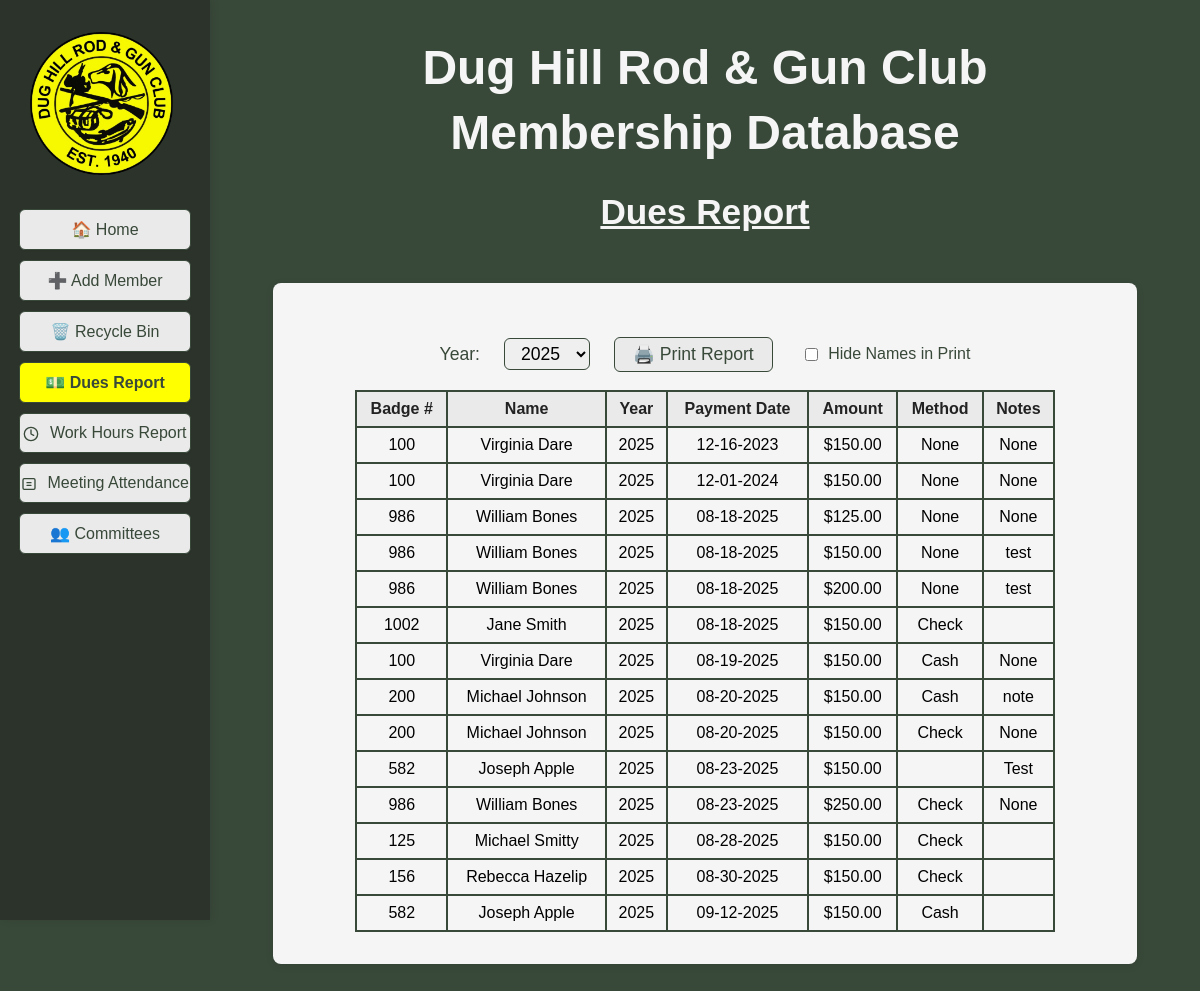
The page /dues_report on the database its author committed.
### tables this page shows
CREATE TABLE "dues" (
            id INTEGER PRIMARY KEY AUTOINCREMENT,
            member_id INTEGER,
            payment_date TEXT,
            year TEXT DEFAULT (strftime('%Y','now')),
            amount REAL,
            method TEXT,
            notes TEXT,
            FOREIGN KEY (member_id) REFERENCES members(id) ON DELETE CASCADE
        );

CREATE TABLE members (
                id INTEGER PRIMARY KEY AUTOINCREMENT,
                badge_number TEXT,
                membership_type TEXT,
                first_name TEXT,
                last_name TEXT,
                dob TEXT,
                email TEXT,
                phone TEXT,
                address TEXT,
                city TEXT,
                state TEXT,
                zip TEXT,
                join_date TEXT,
                email2 TEXT,
                sponsor TEXT,
                card_internal TEXT,
                card_external TEXT,
                deleted INTEGER DEFAULT 0
            , phone2 TEXT, waiver INTEGER DEFAULT 0, middle_name TEXT DEFAULT '', nickname TEXT DEFAULT '', suffix TEXT DEFAULT '', deleted_on TEXT);

### DH_DB_Webapp/app.py (the view)
@app.route('/add_work_hours/<int:member_id>', methods=['POST'])
@app.route('/dues_report')
def dues_report():
	year = request.args.get('year')
	years = database.get_dues_years()
	if not year:
		now = datetime.datetime.now()
		current_year = str(now.year)
		if current_year in years:
			year = current_year
		elif years:
			year = years[0]
		else:
			year = None
	dues = database.get_all_dues_by_year(year)
	now = datetime.datetime.now()
	return render_template('dues_report.html', dues=dues, years=years, selected_year=year, now=now, active_page='dues_report')

### DH_DB_Webapp/app.py (called while the page is built)
def format_mmddyyyy(value):
    if not value:
        return ''
    try:
        from datetime import datetime
        dt = datetime.strptime(value, '%Y-%m-%d')
        return dt.strftime('%m-%d-%Y')
    except Exception:
        return value

### DH_DB_Webapp/database.py (called while the page is built)
def get_dues_years():
    conn = get_connection()
    c = conn.cursor()
    c.execute("SELECT DISTINCT strftime('%Y', payment_date) as year FROM dues ORDER BY year DESC")
    years = [row['year'] for row in c.fetchall() if row['year']]
    conn.close()
    return years

def get_all_dues_by_year(year=None):
    conn = get_connection()
    c = conn.cursor()
    if year:
        c.execute("SELECT d.*, m.first_name, m.last_name, m.badge_number FROM dues d JOIN members m ON d.member_id = m.id WHERE m.deleted=0 AND d.year=? ORDER BY d.payment_date ASC", (year,))
    else:
        c.execute("SELECT d.*, m.first_name, m.last_name, m.badge_number FROM dues d JOIN members m ON d.member_id = m.id WHERE m.deleted=0 ORDER BY d.payment_date ASC")
    rows = c.fetchall()
    conn.close()
    return rows

def get_connection():
	conn = sqlite3.connect(DB_NAME)
	conn.row_factory = sqlite3.Row
	return conn

### DH_DB_Webapp/templates/dues_report.html (shortened to what this page needs)
<!DOCTYPE html>
<html>
<head>
</head>
<body style="background-color:#384839; font-family:Arial, Helvetica, sans-serif;">
    <div style="display:flex; flex-direction:row;">
        <div style="position:fixed; top:0; left:0; height:100vh; width:210px; background-color:#2c332b; display:flex; flex-direction:column; align-items:center; padding-top:120px; z-index:100; box-shadow:2px 0 8px rgba(0,0,0,0.08);">
            <img src="{{ url_for('static', filename='Main_Logo-removebg-preview.png') }}" alt="Main Logo" style="height:143px; margin-top:-88px; margin-left:-8px; margin-bottom:34px;">
            <a href="{{ url_for('index') }}" class="{{ 'active-menu' if active_page == 'home' else '' }}" style="width:170px; display:inline-block; padding:10px 0; margin-bottom:10px; border-radius:6px; border:1px solid #384839; background-color:#eaeaea; color:#384839; text-decoration:none; font-weight:{{ 'bold' if active_page == 'home' else 'normal' }}; font-size:1em; font-family:Arial, Helvetica, sans-serif; box-shadow:0 1px 2px rgba(0,0,0,0.04); text-align:center;">🏠 Home</a>
            <a href="javascript:void(0);" onclick="openModal('addMemberModal')" style="width:170px; display:inline-block; padding:10px 0; margin-bottom:10px; border-radius:6px; border:1px solid #384839; background-color:#eaeaea; color:#384839; text-decoration:none; font-weight:normal; font-size:1em; font-family:Arial, Helvetica, sans-serif; box-shadow:0 1px 2px rgba(0,0,0,0.04); text-align:center;">➕ Add Member</a>
            <a href="{{ url_for('recycle_bin') }}" class="{{ 'active-menu' if active_page == 'recycle_bin' else '' }}" style="width:170px; display:inline-block; padding:10px 0; margin-bottom:10px; border-radius:6px; border:1px solid #384839; background-color:#eaeaea; color:#384839; text-decoration:none; font-weight:{{ 'bold' if active_page == 'recycle_bin' else 'normal' }}; font-size:1em; font-family:Arial, Helvetica, sans-serif; box-shadow:0 1px 2px rgba(0,0,0,0.04); text-align:center;">🗑️ Recycle Bin</a>
            <a href="{{ url_for('dues_report') }}" class="{{ 'active-menu' if active_page == 'dues_report' else '' }}" style="width:170px; display:inline-block; padding:10px 0; margin-bottom:10px; border-radius:6px; border:1px solid #384839; background-color:#eaeaea; color:#384839; text-decoration:none; font-weight:{{ 'bold' if active_page == 'dues_report' else 'normal' }}; font-size:1em; font-family:Arial, Helvetica, sans-serif; box-shadow:0 1px 2px rgba(0,0,0,0.04); text-align:center;">💵 Dues Report</a>
            <a href="{{ url_for('work_hours_report') }}" class="{{ 'active-menu' if active_page == 'work_hours_report' else '' }}" style="width:170px; display:inline-block; padding:10px 0; margin-bottom:10px; border-radius:6px; border:1px solid #384839; background-color:#eaeaea; color:#384839; text-decoration:none; font-weight:{{ 'bold' if active_page == 'work_hours_report' else 'normal' }}; font-size:1em; font-family:Arial, Helvetica, sans-serif; box-shadow:0 1px 2px rgba(0,0,0,0.04); text-align:center;">
                <img src="{{ url_for('static', filename='icon_work_hours.svg') }}" alt="Work Hours" style="height:1em; vertical-align:middle; margin-right:6px;"> Work Hours Report
            </a>
            <a href="{{ url_for('meeting_attendance_report') }}" class="{{ 'active-menu' if active_page == 'meeting_attendance_report' else '' }}" style="width:170px; display:inline-block; padding:10px 0; margin-bottom:10px; border-radius:6px; border:1px solid #384839; background-color:#eaeaea; color:#384839; text-decoration:none; font-weight:{{ 'bold' if active_page == 'meeting_attendance_report' else 'normal' }}; font-size:1em; font-family:Arial, Helvetica, sans-serif; box-shadow:0 1px 2px rgba(0,0,0,0.04); text-align:center;">
                <img src="{{ url_for('static', filename='icon_attendance.svg') }}" alt="Attendance" style="height:1em; vertical-align:middle; margin-right:6px;"> Meeting Attendance
            </a>
            <a href="{{ url_for('committees') }}" class="{{ 'active-menu' if active_page == 'committees' else '' }}" style="width:170px; display:inline-block; padding:10px 0; margin-bottom:10px; border-radius:6px; border:1px solid #384839; background-color:#eaeaea; color:#384839; text-decoration:none; font-weight:{{ 'bold' if active_page == 'committees' else 'normal' }}; font-size:1em; font-family:Arial, Helvetica, sans-serif; box-shadow:0 1px 2px rgba(0,0,0,0.04); text-align:center;">👥 Committees</a>
        </div>
        <div style="flex:1; margin-left:210px; display:flex; flex-direction:column; align-items:center;">
            <div style="display:flex; flex-direction:row; justify-content:center; margin-bottom:20px; width:100%;">
                <div style="text-align:center; width:100%;">
                    <h1 style="margin-bottom:0.2em; color:#f5f5f5; font-size:3em;">Dug Hill Rod & Gun Club</h1>
                    <h1 style="margin-top:0.2em; color:#f5f5f5; font-size:3em;">Membership Database</h1>
                    <h2 style="font-size:2.2em; margin-bottom:0.2em; margin-top:0; text-align:center; color:#f5f5f5; font-family:Arial, Helvetica, sans-serif; font-weight:bold; text-decoration:underline;">Dues Report</h2>
                </div>
            </div>
            <div style="background-color:#f5f5f5; border-radius:8px; padding:32px; min-width:400px; min-height:200px; box-shadow:0 2px 8px rgba(0,0,0,0.08); margin-bottom:40px; margin-top:24px; width:100%; max-width:800px;">
                <div style="display:flex; align-items:center; gap:16px; justify-content:center; margin-bottom:18px;">
                    <form method="get" action="{{ url_for('dues_report') }}" style="display:inline-flex; align-items:center; gap:16px; margin:0;">
                        <label for="year" style="font-size:1.1em; color:#384839; margin-right:8px;">Year:</label>
                        <select name="year" id="year" onchange="this.form.submit()" style="font-size:1.1em; padding:4px 12px; border-radius:6px; border:1px solid #384839;">
                            {% for y in years %}
                            {% if y != 'All' and y != 'all' %}
                            <option value="{{ y }}" {% if selected_year == y %}selected{% endif %}>{{ y }}</option>
                            {% endif %}
                            {% endfor %}
                        </select>
                    </form>
                    <button type="button" class="print-btn" onclick="addGeneratedLineAndPrint()" style="padding:6px 18px; font-size:1.1em; border-radius:6px; border:1px solid #384839; background-color:#eaeaea; color:#384839; cursor:pointer; margin-left:8px;">🖨️ Print Report</button>
                    <label class="hide-names-label" style="font-size:1em; color:#384839; margin-left:12px;">
                        <input type="checkbox" id="hideNamesPrint" style="margin-right:6px; vertical-align:middle;" onclick="toggleHideNames()"> Hide Names in Print
                    </label>
                </div>
                <table id="duesTable" style="width:100%; max-width:700px; margin:auto; border-collapse:collapse;">
                    <thead>
                    <tr style="background:#eaeaea; color:#222;">
                        <th id="th0" style="padding:8px; border:2px solid #384839; cursor:pointer; text-align:center;" onclick="sortTable(0)">Badge # </th>
                        <th id="th1" class="name-col" style="padding:8px; border:2px solid #384839; cursor:pointer;" onclick="sortTable(1)">Name </th>
                        <th id="th2" style="padding:8px; border:2px solid #384839; cursor:pointer; text-align:center;" onclick="sortTable(2)">Year </th>
                        <th id="th3" style="padding:8px; border:2px solid #384839; cursor:pointer;" onclick="sortTable(3)">Payment Date </th>
                        <th id="th4" style="padding:8px; border:2px solid #384839; cursor:pointer;" onclick="sortTable(4)">Amount </th>
                        <th id="th5" style="padding:8px; border:2px solid #384839; cursor:pointer;" onclick="sortTable(5)">Method </th>
                        <th id="th6" style="padding:8px; border:2px solid #384839; cursor:pointer;" onclick="sortTable(6)">Notes </th>
                    </tr>
                    </thead>
                    <tbody>
                    {% for due in dues %}
                    <tr style="cursor:pointer;" onclick="goToMemberDetails({{ due['member_id'] }})">
                        <td style="padding:8px; border:2px solid #384839; text-align:center;">{{ due['badge_number'] }}</td>
                        <td class="name-col" style="padding:8px; border:2px solid #384839;">{{ due['first_name'] }} {{ due['last_name'] }}</td>
                        <td style="padding:8px; border:2px solid #384839; text-align:center;">{{ due['year'] }}</td>
                        <td style="padding:8px; border:2px solid #384839;">{{ due['payment_date']|format_mmddyyyy }}</td>
                        <td style="padding:8px; border:2px solid #384839;">${{ '%.2f'|format(due['amount']) }}</td>
                        <td style="padding:8px; border:2px solid #384839;">{{ due['method'] }}</td>
                        <td style="padding:8px; border:2px solid #384839;">{{ due['notes'] }}</td>
                    </tr>
                    {% endfor %}
                    </tbody>
                </table>
            </div>
        </div>
        </div>
</body>
</html>

### DH_DB_Webapp/templates/dues_report.html (style rules this page uses)
.active-menu { background-color: #c7e3c7 !important; font-weight: bold !important; }
body { background-color: #f5f5f5; font-family: Arial, Helvetica, sans-serif; }
table { width:100%; max-width:700px; margin:auto; border-collapse:collapse; background:#f5f5f5; }
th, td { border:2px solid #384839; padding:8px; text-align:center; }
th { background:#eaeaea; color:#222; cursor:pointer; }
.print-btn { margin-left:8px; padding:6px 18px; font-size:1.1em; border-radius:6px; border:1px solid #384839; background-color:#eaeaea; color:#384839; cursor:pointer; }
.hide-names-label { font-size:1em; color:#384839; margin-left:12px; }
.active-menu { background-color: rgb(255,255,0) !important; }

### rows shown on the page
dues: badge_number "100", first_name "Virginia", last_name "Dare", year "2025", payment_date "12-16-2023", amount "150.00", method "None", notes "None"
dues: badge_number "100", first_name "Virginia", last_name "Dare", year "2025", payment_date "12-01-2024", amount "150.00", method "None", notes "None"
dues: badge_number "986", first_name "William", last_name "Bones", year "2025", payment_date "08-18-2025", amount "125.00", method "None", notes "None"
dues: badge_number "986", first_name "William", last_name "Bones", year "2025", payment_date "08-18-2025", amount "150.00", method "None", notes "test"
dues: badge_number "986", first_name "William", last_name "Bones", year "2025", payment_date "08-18-2025", amount "200.00", method "None", notes "test"
dues: badge_number "1002", first_name "Jane", last_name "Smith", year "2025", payment_date "08-18-2025", amount "150.00", method "Check"
dues: badge_number "100", first_name "Virginia", last_name "Dare", year "2025", payment_date "08-19-2025", amount "150.00", method "Cash", notes "None"
dues: badge_number "200", first_name "Michael", last_name "Johnson", year "2025", payment_date "08-20-2025", amount "150.00", method "Cash", notes "note"
dues: badge_number "200", first_name "Michael", last_name "Johnson", year "2025", payment_date "08-20-2025", amount "150.00", method "Check", notes "None"
dues: badge_number "582", first_name "Joseph", last_name "Apple", year "2025", payment_date "08-23-2025", amount "150.00", notes "Test"
dues: badge_number "986", first_name "William", last_name "Bones", year "2025", payment_date "08-23-2025", amount "250.00", method "Check", notes "None"
dues: badge_number "125", first_name "Michael", last_name "Smitty", year "2025", payment_date "08-28-2025", amount "150.00", method "Check"
dues: badge_number "156", first_name "Rebecca", last_name "Hazelip", year "2025", payment_date "08-30-2025", amount "150.00", method "Check"
dues: badge_number "582", first_name "Joseph", last_name "Apple", year "2025", payment_date "09-12-2025", amount "150.00", method "Cash"

### other values the page prints
form field year "2025"
